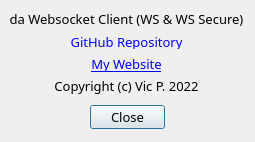
<?xml version="1.0" encoding="UTF-8"?>
<ui version="4.0">
 <class>Dialog</class>
 <widget class="QDialog" name="Dialog">
  <property name="geometry">
   <rect>
    <x>0</x>
    <y>0</y>
    <width>255</width>
    <height>142</height>
   </rect>
  </property>
  <property name="font">
   <font>
    <family>Trebuchet MS</family>
    <pointsize>10</pointsize>
   </font>
  </property>
  <property name="windowTitle">
   <string>About</string>
  </property>
  <property name="windowIcon">
   <iconset>
    <normaloff>favicon.ico</normaloff>favicon.ico</iconset>
  </property>
  <property name="modal">
   <bool>true</bool>
  </property>
  <widget class="QDialogButtonBox" name="buttonBox">
   <property name="geometry">
    <rect>
     <x>90</x>
     <y>105</y>
     <width>75</width>
     <height>24</height>
    </rect>
   </property>
   <property name="orientation">
    <enum>Qt::Horizontal</enum>
   </property>
   <property name="standardButtons">
    <set>QDialogButtonBox::Close</set>
   </property>
  </widget>
  <widget class="QWidget" name="">
   <property name="geometry">
    <rect>
     <x>10</x>
     <y>10</y>
     <width>233</width>
     <height>84</height>
    </rect>
   </property>
   <layout class="QVBoxLayout" name="verticalLayout">
    <item>
     <widget class="QLabel" name="label_2">
      <property name="text">
       <string>da Websocket Client (WS &amp; WS Secure)</string>
      </property>
      <property name="alignment">
       <set>Qt::AlignCenter</set>
      </property>
      <property name="openExternalLinks">
       <bool>false</bool>
      </property>
     </widget>
    </item>
    <item>
     <widget class="QLabel" name="label_3">
      <property name="text">
       <string>&lt;html&gt;&lt;head/&gt;&lt;body&gt;&lt;p&gt;&lt;a href=&quot;https://github.com/vic4key/da-Websocket-Client.git&quot;&gt;&lt;span style=&quot; text-decoration: underline; color:#0000ff;&quot;&gt;GitHub Repository&lt;/span&gt;&lt;/a&gt;&lt;/p&gt;&lt;/body&gt;&lt;/html&gt;</string>
      </property>
      <property name="alignment">
       <set>Qt::AlignCenter</set>
      </property>
     </widget>
    </item>
    <item>
     <widget class="QLabel" name="label_4">
      <property name="text">
       <string>&lt;html&gt;&lt;head/&gt;&lt;body&gt;&lt;p&gt;&lt;a href=&quot;https://vic.onl/&quot;&gt;&lt;span style=&quot; text-decoration: underline; color:#0000ff;&quot;&gt;My Website&lt;/span&gt;&lt;/a&gt;&lt;/p&gt;&lt;/body&gt;&lt;/html&gt;</string>
      </property>
      <property name="alignment">
       <set>Qt::AlignCenter</set>
      </property>
     </widget>
    </item>
    <item>
     <widget class="QLabel" name="label">
      <property name="text">
       <string>Copyright (c) Vic P. 2022</string>
      </property>
      <property name="alignment">
       <set>Qt::AlignCenter</set>
      </property>
     </widget>
    </item>
   </layout>
  </widget>
 </widget>
 <resources/>
 <connections/>
</ui>
